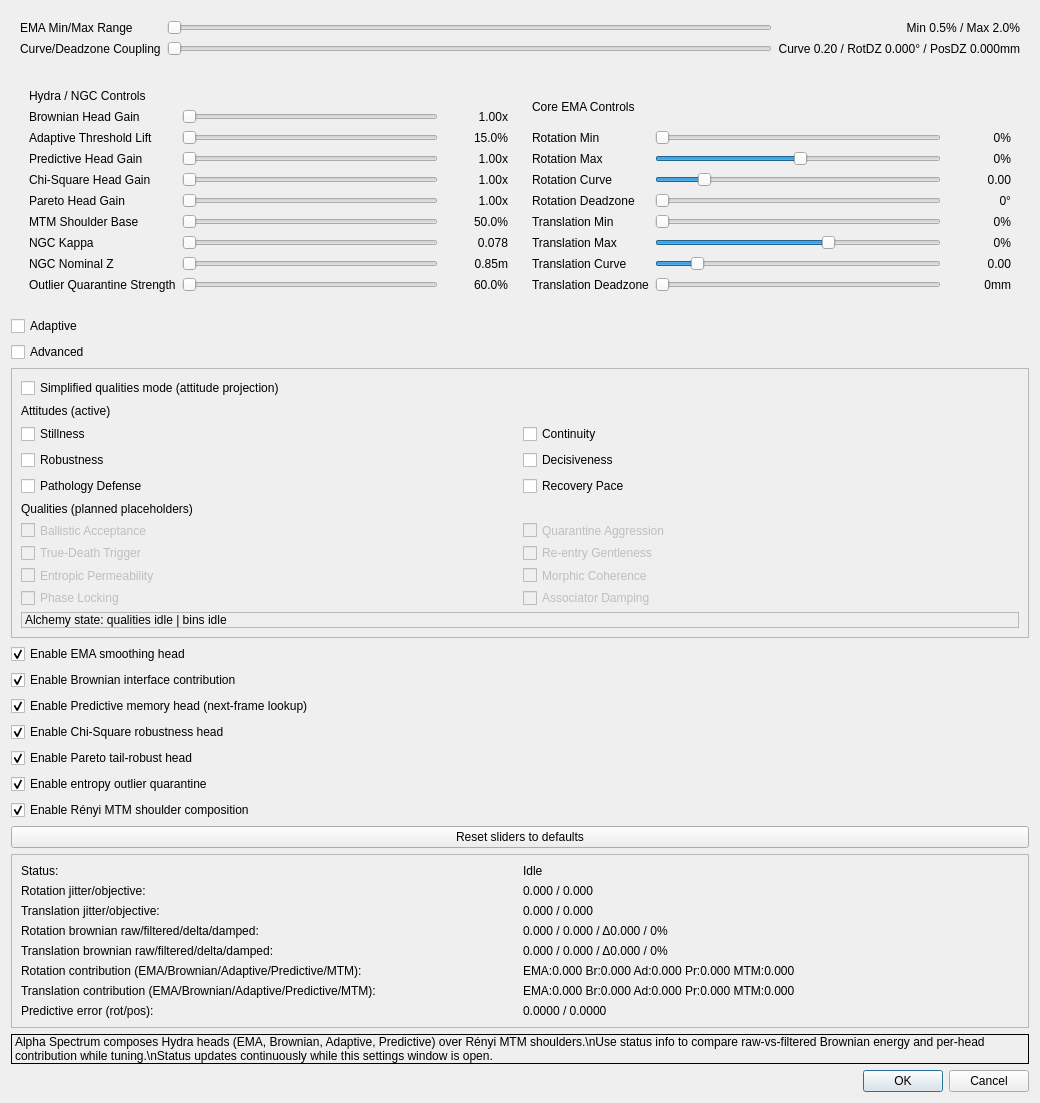
<?xml version="1.0" encoding="UTF-8"?>
<ui version="4.0">
 <class>UICdialog_alpha_spectrum</class>
 <widget class="QWidget" name="UICdialog_alpha_spectrum">
  <property name="windowModality">
   <enum>Qt::NonModal</enum>
  </property>
  <property name="geometry">
   <rect>
    <x>0</x>
    <y>0</y>
    <width>1040</width>
    <height>760</height>
   </rect>
  </property>
  <property name="sizePolicy">
   <sizepolicy hsizetype="Fixed" vsizetype="Fixed">
    <horstretch>0</horstretch>
    <verstretch>0</verstretch>
   </sizepolicy>
  </property>
  <property name="windowTitle">
   <string>Alpha Spectrum filter settings</string>
  </property>
  <property name="windowIcon">
   <iconset resource="../gui/opentrack-res.qrc">
    <normaloff>:/images/filter-16.png</normaloff>:/images/filter-16.png</iconset>
  </property>
  <layout class="QVBoxLayout" name="verticalLayout">
  <item>
   <widget class="QFrame" name="simple_controls_frame">
    <layout class="QGridLayout" name="simple_controls_layout">
     <item row="0" column="0">
      <widget class="QLabel" name="simple_alpha_text">
       <property name="text">
        <string>EMA Min/Max Range</string>
       </property>
      </widget>
     </item>
     <item row="0" column="1">
      <widget class="QSlider" name="simple_alpha_slider">
       <property name="maximum">
        <number>10000</number>
       </property>
       <property name="singleStep">
        <number>10</number>
       </property>
       <property name="pageStep">
        <number>100</number>
       </property>
       <property name="orientation">
        <enum>Qt::Horizontal</enum>
       </property>
      </widget>
     </item>
     <item row="0" column="2">
      <widget class="QLabel" name="simple_alpha_label">
       <property name="minimumSize">
        <size>
         <width>200</width>
         <height>0</height>
        </size>
       </property>
       <property name="alignment">
        <set>Qt::AlignRight|Qt::AlignVCenter</set>
       </property>
       <property name="text">
        <string>Min 0.5% / Max 2.0%</string>
       </property>
      </widget>
     </item>
     <item row="1" column="0">
      <widget class="QLabel" name="simple_shape_text">
       <property name="text">
        <string>Curve/Deadzone Coupling</string>
       </property>
      </widget>
     </item>
     <item row="1" column="1">
      <widget class="QSlider" name="simple_shape_slider">
       <property name="maximum">
        <number>10000</number>
       </property>
       <property name="singleStep">
        <number>10</number>
       </property>
       <property name="pageStep">
        <number>100</number>
       </property>
       <property name="orientation">
        <enum>Qt::Horizontal</enum>
       </property>
      </widget>
     </item>
     <item row="1" column="2">
      <widget class="QLabel" name="simple_shape_label">
       <property name="minimumSize">
        <size>
         <width>200</width>
         <height>0</height>
        </size>
       </property>
       <property name="alignment">
        <set>Qt::AlignRight|Qt::AlignVCenter</set>
       </property>
       <property name="text">
        <string>Curve 0.20 / RotDZ 0.000° / PosDZ 0.000mm</string>
       </property>
      </widget>
     </item>
    </layout>
   </widget>
  </item>
  <item>
   <widget class="QFrame" name="controls_frame">
    <layout class="QHBoxLayout" name="controls_layout">
    <item>
     <widget class="QFrame" name="advanced_heads_frame">
      <layout class="QGridLayout" name="advanced_heads_layout">
      <item row="0" column="0" colspan="3">
       <widget class="QLabel" name="advanced_column_title">
        <property name="text">
        <string>Hydra / NGC Controls</string>
        </property>
       </widget>
      </item>
      <item row="1" column="0"><widget class="QLabel" name="brownian_gain_text"><property name="text"><string>Brownian Head Gain</string></property></widget></item>
      <item row="1" column="1"><widget class="QSlider" name="brownian_gain_slider"><property name="maximum"><number>20000</number></property><property name="singleStep"><number>20</number></property><property name="pageStep"><number>200</number></property><property name="orientation"><enum>Qt::Horizontal</enum></property></widget></item>
      <item row="1" column="2"><widget class="QLabel" name="brownian_gain_label"><property name="minimumSize"><size><width>64</width><height>0</height></size></property><property name="text"><string>1.00x</string></property><property name="alignment"><set>Qt::AlignRight|Qt::AlignVCenter</set></property></widget></item>
      <item row="2" column="0"><widget class="QLabel" name="adaptive_threshold_text"><property name="text"><string>Adaptive Threshold Lift</string></property></widget></item>
      <item row="2" column="1"><widget class="QSlider" name="adaptive_threshold_slider"><property name="maximum"><number>6000</number></property><property name="singleStep"><number>10</number></property><property name="pageStep"><number>100</number></property><property name="orientation"><enum>Qt::Horizontal</enum></property></widget></item>
      <item row="2" column="2"><widget class="QLabel" name="adaptive_threshold_label"><property name="minimumSize"><size><width>64</width><height>0</height></size></property><property name="text"><string>15.0%</string></property><property name="alignment"><set>Qt::AlignRight|Qt::AlignVCenter</set></property></widget></item>
      <item row="3" column="0"><widget class="QLabel" name="predictive_gain_text"><property name="text"><string>Predictive Head Gain</string></property></widget></item>
      <item row="3" column="1"><widget class="QSlider" name="predictive_gain_slider"><property name="maximum"><number>20000</number></property><property name="singleStep"><number>20</number></property><property name="pageStep"><number>200</number></property><property name="orientation"><enum>Qt::Horizontal</enum></property></widget></item>
      <item row="3" column="2"><widget class="QLabel" name="predictive_gain_label"><property name="minimumSize"><size><width>64</width><height>0</height></size></property><property name="text"><string>1.00x</string></property><property name="alignment"><set>Qt::AlignRight|Qt::AlignVCenter</set></property></widget></item>
      <item row="4" column="0"><widget class="QLabel" name="chi_square_gain_text"><property name="text"><string>Chi-Square Head Gain</string></property></widget></item>
      <item row="4" column="1"><widget class="QSlider" name="chi_square_gain_slider"><property name="maximum"><number>20000</number></property><property name="singleStep"><number>20</number></property><property name="pageStep"><number>200</number></property><property name="orientation"><enum>Qt::Horizontal</enum></property></widget></item>
      <item row="4" column="2"><widget class="QLabel" name="chi_square_gain_label"><property name="minimumSize"><size><width>64</width><height>0</height></size></property><property name="text"><string>1.00x</string></property><property name="alignment"><set>Qt::AlignRight|Qt::AlignVCenter</set></property></widget></item>
      <item row="5" column="0"><widget class="QLabel" name="pareto_gain_text"><property name="text"><string>Pareto Head Gain</string></property></widget></item>
      <item row="5" column="1"><widget class="QSlider" name="pareto_gain_slider"><property name="maximum"><number>20000</number></property><property name="singleStep"><number>20</number></property><property name="pageStep"><number>200</number></property><property name="orientation"><enum>Qt::Horizontal</enum></property></widget></item>
      <item row="5" column="2"><widget class="QLabel" name="pareto_gain_label"><property name="minimumSize"><size><width>64</width><height>0</height></size></property><property name="text"><string>1.00x</string></property><property name="alignment"><set>Qt::AlignRight|Qt::AlignVCenter</set></property></widget></item>
      <item row="6" column="0"><widget class="QLabel" name="mtm_shoulder_text"><property name="text"><string>MTM Shoulder Base</string></property></widget></item>
      <item row="6" column="1"><widget class="QSlider" name="mtm_shoulder_slider"><property name="maximum"><number>10000</number></property><property name="singleStep"><number>10</number></property><property name="pageStep"><number>100</number></property><property name="orientation"><enum>Qt::Horizontal</enum></property></widget></item>
      <item row="6" column="2"><widget class="QLabel" name="mtm_shoulder_label"><property name="minimumSize"><size><width>64</width><height>0</height></size></property><property name="text"><string>50.0%</string></property><property name="alignment"><set>Qt::AlignRight|Qt::AlignVCenter</set></property></widget></item>
      <item row="7" column="0"><widget class="QLabel" name="ngc_kappa_text"><property name="text"><string>NGC Kappa</string></property></widget></item>
      <item row="7" column="1"><widget class="QSlider" name="ngc_kappa_slider"><property name="maximum"><number>3000</number></property><property name="singleStep"><number>5</number></property><property name="pageStep"><number>50</number></property><property name="orientation"><enum>Qt::Horizontal</enum></property></widget></item>
      <item row="7" column="2"><widget class="QLabel" name="ngc_kappa_label"><property name="minimumSize"><size><width>64</width><height>0</height></size></property><property name="text"><string>0.078</string></property><property name="alignment"><set>Qt::AlignRight|Qt::AlignVCenter</set></property></widget></item>
      <item row="8" column="0"><widget class="QLabel" name="ngc_nominal_z_text"><property name="text"><string>NGC Nominal Z</string></property></widget></item>
      <item row="8" column="1"><widget class="QSlider" name="ngc_nominal_z_slider"><property name="maximum"><number>17000</number></property><property name="singleStep"><number>20</number></property><property name="pageStep"><number>200</number></property><property name="orientation"><enum>Qt::Horizontal</enum></property></widget></item>
      <item row="8" column="2"><widget class="QLabel" name="ngc_nominal_z_label"><property name="minimumSize"><size><width>64</width><height>0</height></size></property><property name="text"><string>0.85m</string></property><property name="alignment"><set>Qt::AlignRight|Qt::AlignVCenter</set></property></widget></item>
      <item row="9" column="0"><widget class="QLabel" name="outlier_quarantine_strength_text"><property name="text"><string>Outlier Quarantine Strength</string></property></widget></item>
      <item row="9" column="1"><widget class="QSlider" name="outlier_quarantine_strength_slider"><property name="maximum"><number>10000</number></property><property name="singleStep"><number>10</number></property><property name="pageStep"><number>100</number></property><property name="orientation"><enum>Qt::Horizontal</enum></property></widget></item>
      <item row="9" column="2"><widget class="QLabel" name="outlier_quarantine_strength_label"><property name="minimumSize"><size><width>64</width><height>0</height></size></property><property name="text"><string>60.0%</string></property><property name="alignment"><set>Qt::AlignRight|Qt::AlignVCenter</set></property></widget></item>
      </layout>
     </widget>
    </item>
    <item>
     <widget class="QFrame" name="frame">
      <layout class="QGridLayout" name="gridLayout">
      <item row="0" column="0" colspan="3"><widget class="QLabel" name="core_column_title"><property name="text"><string>Core EMA Controls</string></property></widget></item>
      <item row="1" column="0"><widget class="QLabel" name="rot_min_text"><property name="text"><string>Rotation Min</string></property></widget></item>
      <item row="1" column="1"><widget class="QSlider" name="rot_min_slider"><property name="maximum"><number>3950</number></property><property name="singleStep"><number>10</number></property><property name="pageStep"><number>100</number></property><property name="orientation"><enum>Qt::Horizontal</enum></property></widget></item>
      <item row="1" column="2"><widget class="QLabel" name="rot_min_label"><property name="minimumSize"><size><width>64</width><height>0</height></size></property><property name="text"><string>0%</string></property><property name="alignment"><set>Qt::AlignRight|Qt::AlignVCenter</set></property></widget></item>
      <item row="2" column="0"><widget class="QLabel" name="rot_max_text"><property name="text"><string>Rotation Max</string></property></widget></item>
      <item row="2" column="1"><widget class="QSlider" name="rot_max_slider"><property name="maximum"><number>9800</number></property><property name="singleStep"><number>10</number></property><property name="pageStep"><number>100</number></property><property name="value"><number>5000</number></property><property name="orientation"><enum>Qt::Horizontal</enum></property></widget></item>
      <item row="2" column="2"><widget class="QLabel" name="rot_max_label"><property name="minimumSize"><size><width>64</width><height>0</height></size></property><property name="text"><string>0%</string></property><property name="alignment"><set>Qt::AlignRight|Qt::AlignVCenter</set></property></widget></item>
      <item row="3" column="0"><widget class="QLabel" name="rot_curve_text"><property name="text"><string>Rotation Curve</string></property></widget></item>
      <item row="3" column="1"><widget class="QSlider" name="rot_curve_slider"><property name="maximum"><number>7800</number></property><property name="singleStep"><number>10</number></property><property name="pageStep"><number>100</number></property><property name="value"><number>1200</number></property><property name="orientation"><enum>Qt::Horizontal</enum></property></widget></item>
      <item row="3" column="2"><widget class="QLabel" name="rot_curve_label"><property name="minimumSize"><size><width>64</width><height>0</height></size></property><property name="text"><string>0.00</string></property><property name="alignment"><set>Qt::AlignRight|Qt::AlignVCenter</set></property></widget></item>
      <item row="4" column="0"><widget class="QLabel" name="rot_deadzone_text"><property name="text"><string>Rotation Deadzone</string></property></widget></item>
      <item row="4" column="1"><widget class="QSlider" name="rot_deadzone_slider"><property name="maximum"><number>3000</number></property><property name="singleStep"><number>10</number></property><property name="pageStep"><number>100</number></property><property name="orientation"><enum>Qt::Horizontal</enum></property></widget></item>
      <item row="4" column="2"><widget class="QLabel" name="rot_deadzone_label"><property name="minimumSize"><size><width>64</width><height>0</height></size></property><property name="text"><string>0°</string></property><property name="alignment"><set>Qt::AlignRight|Qt::AlignVCenter</set></property></widget></item>
      <item row="5" column="0"><widget class="QLabel" name="pos_min_text"><property name="text"><string>Translation Min</string></property></widget></item>
      <item row="5" column="1"><widget class="QSlider" name="pos_min_slider"><property name="maximum"><number>3950</number></property><property name="singleStep"><number>10</number></property><property name="pageStep"><number>100</number></property><property name="orientation"><enum>Qt::Horizontal</enum></property></widget></item>
      <item row="5" column="2"><widget class="QLabel" name="pos_min_label"><property name="minimumSize"><size><width>64</width><height>0</height></size></property><property name="text"><string>0%</string></property><property name="alignment"><set>Qt::AlignRight|Qt::AlignVCenter</set></property></widget></item>
      <item row="6" column="0"><widget class="QLabel" name="pos_max_text"><property name="text"><string>Translation Max</string></property></widget></item>
      <item row="6" column="1"><widget class="QSlider" name="pos_max_slider"><property name="maximum"><number>9800</number></property><property name="singleStep"><number>10</number></property><property name="pageStep"><number>100</number></property><property name="value"><number>6000</number></property><property name="orientation"><enum>Qt::Horizontal</enum></property></widget></item>
      <item row="6" column="2"><widget class="QLabel" name="pos_max_label"><property name="minimumSize"><size><width>64</width><height>0</height></size></property><property name="text"><string>0%</string></property><property name="alignment"><set>Qt::AlignRight|Qt::AlignVCenter</set></property></widget></item>
      <item row="7" column="0"><widget class="QLabel" name="pos_curve_text"><property name="text"><string>Translation Curve</string></property></widget></item>
      <item row="7" column="1"><widget class="QSlider" name="pos_curve_slider"><property name="maximum"><number>7800</number></property><property name="singleStep"><number>10</number></property><property name="pageStep"><number>100</number></property><property name="value"><number>1000</number></property><property name="orientation"><enum>Qt::Horizontal</enum></property></widget></item>
      <item row="7" column="2"><widget class="QLabel" name="pos_curve_label"><property name="minimumSize"><size><width>64</width><height>0</height></size></property><property name="text"><string>0.00</string></property><property name="alignment"><set>Qt::AlignRight|Qt::AlignVCenter</set></property></widget></item>
      <item row="8" column="0"><widget class="QLabel" name="pos_deadzone_text"><property name="text"><string>Translation Deadzone</string></property></widget></item>
      <item row="8" column="1"><widget class="QSlider" name="pos_deadzone_slider"><property name="maximum"><number>20000</number></property><property name="singleStep"><number>20</number></property><property name="pageStep"><number>200</number></property><property name="orientation"><enum>Qt::Horizontal</enum></property></widget></item>
      <item row="8" column="2"><widget class="QLabel" name="pos_deadzone_label"><property name="minimumSize"><size><width>64</width><height>0</height></size></property><property name="text"><string>0mm</string></property><property name="alignment"><set>Qt::AlignRight|Qt::AlignVCenter</set></property></widget></item>
      </layout>
     </widget>
    </item>
    </layout>
   </widget>
  </item>
    <item>
     <widget class="QCheckBox" name="adaptive_mode_check">
      <property name="text">
      <string>Adaptive</string>
      </property>
      <property name="checked">
      <bool>false</bool>
      </property>
     </widget>
    </item>
    <item>
     <widget class="QCheckBox" name="advanced_mode_check">
      <property name="text">
       <string>Advanced</string>
      </property>
      <property name="checked">
       <bool>false</bool>
      </property>
     </widget>
    </item>
    <item>
     <widget class="QFrame" name="qualities_frame">
      <property name="frameShape">
       <enum>QFrame::StyledPanel</enum>
      </property>
      <layout class="QVBoxLayout" name="qualities_layout">
       <item>
      <widget class="QCheckBox" name="qualities_mode_check">
       <property name="text">
        <string>Simplified qualities mode (attitude projection)</string>
       </property>
       <property name="checked">
        <bool>false</bool>
       </property>
      </widget>
       </item>
       <item>
      <widget class="QLabel" name="qualities_title_label">
       <property name="text">
        <string>Attitudes (active)</string>
       </property>
      </widget>
       </item>
       <item>
      <layout class="QGridLayout" name="active_qualities_grid">
       <item row="0" column="0"><widget class="QCheckBox" name="quality_stillness_check"><property name="text"><string>Stillness</string></property></widget></item>
       <item row="0" column="1"><widget class="QCheckBox" name="quality_continuity_check"><property name="text"><string>Continuity</string></property></widget></item>
       <item row="1" column="0"><widget class="QCheckBox" name="quality_robustness_check"><property name="text"><string>Robustness</string></property></widget></item>
       <item row="1" column="1"><widget class="QCheckBox" name="quality_decisiveness_check"><property name="text"><string>Decisiveness</string></property></widget></item>
       <item row="2" column="0"><widget class="QCheckBox" name="quality_pathology_defense_check"><property name="text"><string>Pathology Defense</string></property></widget></item>
       <item row="2" column="1"><widget class="QCheckBox" name="quality_recovery_pace_check"><property name="text"><string>Recovery Pace</string></property></widget></item>
      </layout>
       </item>
       <item>
      <widget class="QLabel" name="qualities_placeholder_title_label">
       <property name="text">
        <string>Qualities (planned placeholders)</string>
       </property>
      </widget>
       </item>
       <item>
      <layout class="QGridLayout" name="placeholder_qualities_grid">
       <item row="0" column="0"><widget class="QCheckBox" name="quality_ballistic_acceptance_placeholder"><property name="enabled"><bool>false</bool></property><property name="text"><string>Ballistic Acceptance</string></property></widget></item>
       <item row="0" column="1"><widget class="QCheckBox" name="quality_quarantine_aggression_placeholder"><property name="enabled"><bool>false</bool></property><property name="text"><string>Quarantine Aggression</string></property></widget></item>
       <item row="1" column="0"><widget class="QCheckBox" name="quality_true_death_trigger_placeholder"><property name="enabled"><bool>false</bool></property><property name="text"><string>True-Death Trigger</string></property></widget></item>
       <item row="1" column="1"><widget class="QCheckBox" name="quality_reentry_gentleness_placeholder"><property name="enabled"><bool>false</bool></property><property name="text"><string>Re-entry Gentleness</string></property></widget></item>
       <item row="2" column="0"><widget class="QCheckBox" name="quality_entropic_permeability_placeholder"><property name="enabled"><bool>false</bool></property><property name="text"><string>Entropic Permeability</string></property></widget></item>
       <item row="2" column="1"><widget class="QCheckBox" name="quality_morphic_coherence_placeholder"><property name="enabled"><bool>false</bool></property><property name="text"><string>Morphic Coherence</string></property></widget></item>
       <item row="3" column="0"><widget class="QCheckBox" name="quality_phase_locking_placeholder"><property name="enabled"><bool>false</bool></property><property name="text"><string>Phase Locking</string></property></widget></item>
       <item row="3" column="1"><widget class="QCheckBox" name="quality_associator_damping_placeholder"><property name="enabled"><bool>false</bool></property><property name="text"><string>Associator Damping</string></property></widget></item>
      </layout>
       </item>
      <item>
       <widget class="QLabel" name="qualities_state_label">
        <property name="frameShape">
         <enum>QFrame::StyledPanel</enum>
        </property>
        <property name="text">
         <string>Alchemy state: qualities idle | bins idle</string>
        </property>
        <property name="wordWrap">
         <bool>true</bool>
        </property>
        <property name="margin">
         <number>4</number>
        </property>
       </widget>
      </item>
      </layout>
     </widget>
    </item>
    <item>
     <widget class="QCheckBox" name="ema_enabled_check">
      <property name="text">
       <string>Enable EMA smoothing head</string>
      </property>
      <property name="checked">
       <bool>true</bool>
      </property>
     </widget>
    </item>
    <item>
     <widget class="QCheckBox" name="brownian_enabled_check">
      <property name="text">
       <string>Enable Brownian interface contribution</string>
      </property>
      <property name="checked">
       <bool>true</bool>
      </property>
     </widget>
    </item>
    <item>
     <widget class="QCheckBox" name="predictive_enabled_check">
      <property name="text">
       <string>Enable Predictive memory head (next-frame lookup)</string>
      </property>
      <property name="checked">
       <bool>true</bool>
      </property>
     </widget>
    </item>
    <item>
     <widget class="QCheckBox" name="chi_square_enabled_check">
      <property name="text">
       <string>Enable Chi-Square robustness head</string>
      </property>
      <property name="checked">
       <bool>true</bool>
      </property>
     </widget>
    </item>
    <item>
     <widget class="QCheckBox" name="pareto_enabled_check">
      <property name="text">
       <string>Enable Pareto tail-robust head</string>
      </property>
      <property name="checked">
       <bool>true</bool>
      </property>
     </widget>
    </item>
    <item>
     <widget class="QCheckBox" name="outlier_quarantine_enabled_check">
      <property name="text">
       <string>Enable entropy outlier quarantine</string>
      </property>
      <property name="checked">
       <bool>true</bool>
      </property>
     </widget>
    </item>
    <item>
     <widget class="QCheckBox" name="mtm_enabled_check">
      <property name="text">
       <string>Enable Rényi MTM shoulder composition</string>
      </property>
      <property name="checked">
       <bool>true</bool>
      </property>
     </widget>
    </item>
    <item>
     <widget class="QPushButton" name="reset_defaults_button">
      <property name="text">
      <string>Reset sliders to defaults</string>
      </property>
     </widget>
    </item>
    <item>
    <widget class="QFrame" name="status_frame">
      <property name="frameShape">
      <enum>QFrame::StyledPanel</enum>
      </property>
      <layout class="QGridLayout" name="status_layout">
      <item row="0" column="0">
       <widget class="QLabel" name="status_text">
        <property name="text">
        <string>Status:</string>
        </property>
       </widget>
      </item>
      <item row="0" column="1">
       <widget class="QLabel" name="status_value">
        <property name="text">
        <string>Idle</string>
        </property>
       </widget>
      </item>
      <item row="1" column="0">
       <widget class="QLabel" name="info_rot_text">
        <property name="text">
        <string>Rotation jitter/objective:</string>
        </property>
       </widget>
      </item>
      <item row="1" column="1">
       <widget class="QLabel" name="info_rot_value">
        <property name="text">
        <string>0.000 / 0.000</string>
        </property>
       </widget>
      </item>
      <item row="2" column="0">
       <widget class="QLabel" name="info_pos_text">
        <property name="text">
        <string>Translation jitter/objective:</string>
        </property>
       </widget>
      </item>
      <item row="2" column="1">
       <widget class="QLabel" name="info_pos_value">
        <property name="text">
        <string>0.000 / 0.000</string>
        </property>
       </widget>
      </item>
      <item row="3" column="0">
       <widget class="QLabel" name="info_rot_brownian_text">
        <property name="text">
        <string>Rotation brownian raw/filtered/delta/damped:</string>
        </property>
       </widget>
      </item>
      <item row="3" column="1">
       <widget class="QLabel" name="info_rot_brownian_value">
        <property name="text">
        <string>0.000 / 0.000 / Δ0.000 / 0%</string>
        </property>
       </widget>
      </item>
      <item row="4" column="0">
       <widget class="QLabel" name="info_pos_brownian_text">
        <property name="text">
        <string>Translation brownian raw/filtered/delta/damped:</string>
        </property>
       </widget>
      </item>
      <item row="4" column="1">
       <widget class="QLabel" name="info_pos_brownian_value">
        <property name="text">
        <string>0.000 / 0.000 / Δ0.000 / 0%</string>
        </property>
       </widget>
      </item>
      <item row="5" column="0">
       <widget class="QLabel" name="info_rot_contrib_text">
        <property name="text">
        <string>Rotation contribution (EMA/Brownian/Adaptive/Predictive/MTM):</string>
        </property>
       </widget>
      </item>
      <item row="5" column="1">
       <widget class="QLabel" name="info_rot_contrib_value">
        <property name="text">
        <string>EMA:0.000 Br:0.000 Ad:0.000 Pr:0.000 MTM:0.000</string>
        </property>
       </widget>
      </item>
      <item row="6" column="0">
       <widget class="QLabel" name="info_pos_contrib_text">
        <property name="text">
        <string>Translation contribution (EMA/Brownian/Adaptive/Predictive/MTM):</string>
        </property>
       </widget>
      </item>
      <item row="6" column="1">
       <widget class="QLabel" name="info_pos_contrib_value">
        <property name="text">
        <string>EMA:0.000 Br:0.000 Ad:0.000 Pr:0.000 MTM:0.000</string>
        </property>
       </widget>
      </item>
      <item row="7" column="0">
       <widget class="QLabel" name="info_predictive_error_text">
        <property name="text">
         <string>Predictive error (rot/pos):</string>
        </property>
       </widget>
      </item>
      <item row="7" column="1">
       <widget class="QLabel" name="info_predictive_error_value">
        <property name="text">
         <string>0.0000 / 0.0000</string>
        </property>
       </widget>
      </item>
      </layout>
     </widget>
    </item>
   <item>
    <widget class="QLabel" name="help_label">
     <property name="frameShape">
      <enum>QFrame::Box</enum>
     </property>
     <property name="text">
      <string>Alpha Spectrum composes Hydra heads (EMA, Brownian, Adaptive, Predictive) over Rényi MTM shoulders.\nUse status info to compare raw-vs-filtered Brownian energy and per-head contribution while tuning.\nStatus updates continuously while this settings window is open.</string>
     </property>
     <property name="wordWrap">
      <bool>true</bool>
     </property>
     <property name="margin">
      <number>5</number>
     </property>
    </widget>
   </item>
   <item>
    <widget class="QDialogButtonBox" name="buttonBox">
     <property name="standardButtons">
      <set>QDialogButtonBox::Cancel|QDialogButtonBox::Ok</set>
     </property>
    </widget>
   </item>
  </layout>
 </widget>
 <resources>
  <include location="../gui/opentrack-res.qrc"/>
 </resources>
 <connections/>
</ui>
